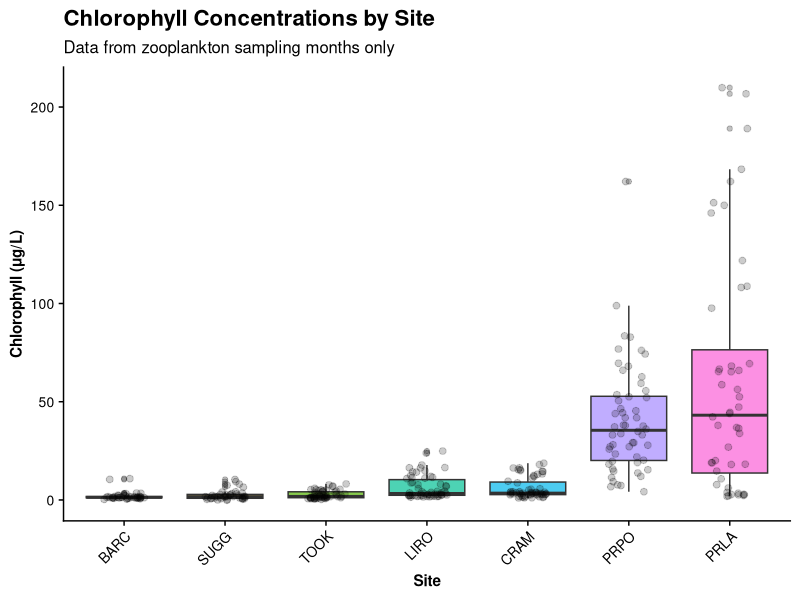
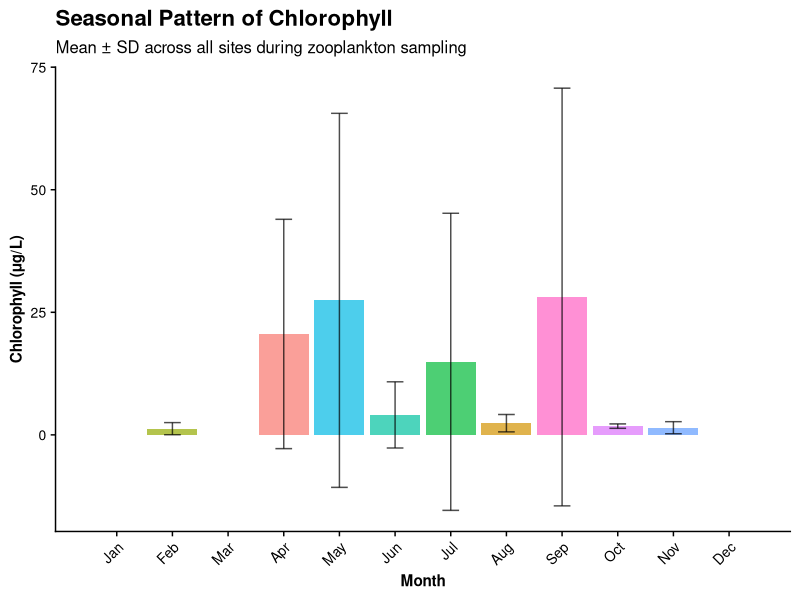
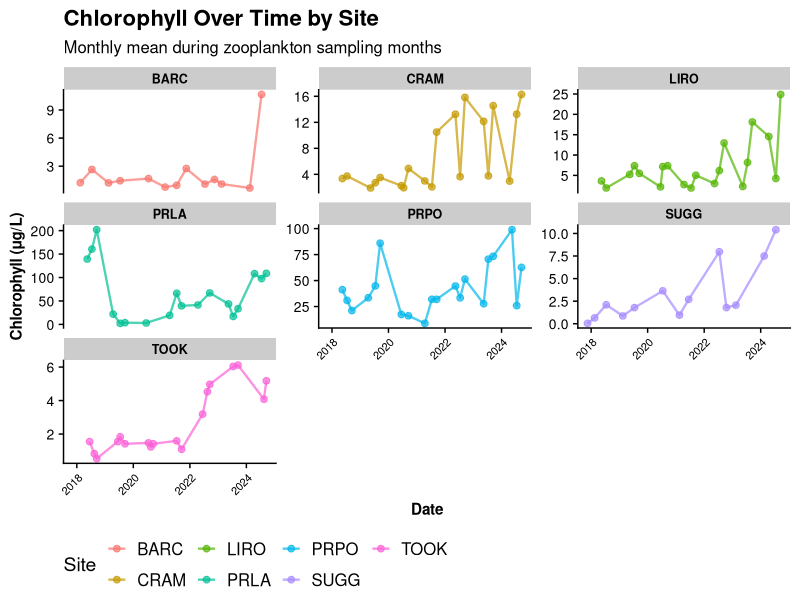
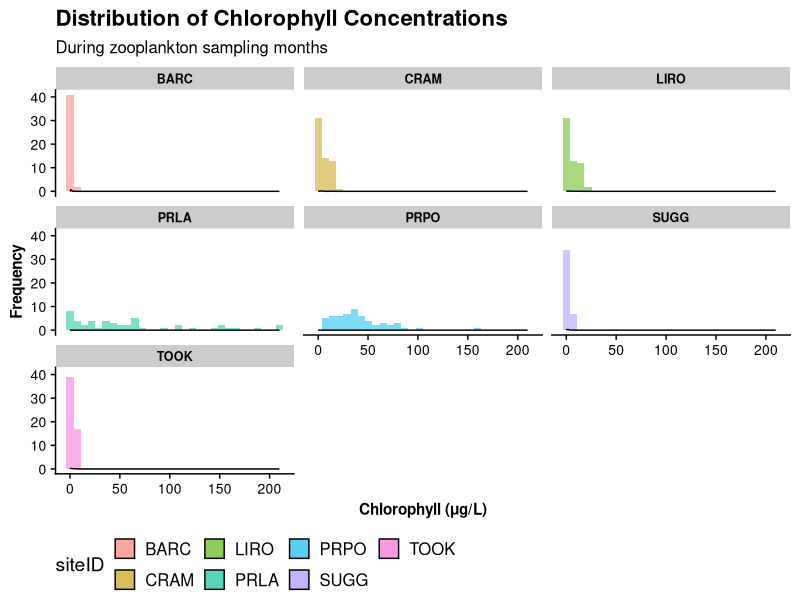

The R script that drew these images, in order: (Note: this script raises an error after producing the figures.)
# Phytoplankton Chlorophyll Analysis
# Purpose: Analyze chlorophyll concentrations during zooplankton sampling months
#          Compare chlorophyll patterns across sites and seasons
# Date: 2026-05-04
#
# INPUTS:
#   - data-raw/NEON_daily_summaries/NEON_phyto_chlorophyll.csv
#     (Raw chlorophyll measurements by sample)
#   - data-processed/zooplankton_body_size_summary_adults_2014_2026.csv
#     (Body size data with collection dates to identify sampling months)
#
# OUTPUTS:
#   - data-processed/chlorophyll_during_zooplankton_sampling.csv
#     (Chlorophyll data filtered to zooplankton sampling months)
#   - stats-tables/chlorophyll_summary_by_site_month.csv
#     (Monthly chlorophyll summaries by site)
#   - figures/chlorophyll_*.png (7 visualization figures)
#     * chlorophyll_by_site.png - Boxplot by site
#     * chlorophyll_seasonal_pattern.png - Mean by month
#     * chlorophyll_time_series_by_site.png - Temporal trends
#     * chlorophyll_distribution.png - Histogram by site
#     * chlorophyll_heatmap_site_month.png - Heatmap
#     * chlorophyll_vs_temperature_by_site.png - Scatter by site with loess
#     * chlorophyll_vs_temperature_all_sites.png - Combined scatter plot

library(tidyverse)
library(readr)
library(lubridate)
library(cowplot)

theme_set(theme_cowplot() +
  theme(
    axis.text = element_text(size = 10),
    axis.title = element_text(size = 11, face = "bold"),
    strip.text = element_text(size = 9, face = "bold"),
    legend.position = "bottom"
  ))

# Create output directories if needed
if (!dir.exists("figures")) {
  dir.create("figures", showWarnings = FALSE)
}
if (!dir.exists("stats-tables")) {
  dir.create("stats-tables", showWarnings = FALSE)
}

# ============================================================================
# Part 1: Load Data
# ============================================================================

cat("Loading chlorophyll data...\n\n")

chl_raw <- read_csv("data-raw/NEON_daily_summaries/NEON_phyto_chlorophyll.csv")

cat("Raw chlorophyll data:\n")
cat("  Records:", nrow(chl_raw), "\n")
cat("  Sites:", n_distinct(chl_raw$siteID), "\n")
cat("  Date range:", min(chl_raw$collectDate), "to", max(chl_raw$collectDate), "\n\n")

# Load zooplankton body size data to identify sampling months
cat("Loading zooplankton body size data (to identify sampling months)...\n\n")

zoo_body_size <- read_csv("data-processed/zooplankton_body_size_summary_adults_2014_2026.csv")

# Get the unique months when zooplankton are sampled (by site and month)
zoo_sampling_months <- zoo_body_size |>
  mutate(
    collectDate = as.Date(collectDate),
    year = year(collectDate),
    month = month(collectDate)
  ) |>
  select(siteID, year, month) |>
  distinct() |>
  arrange(siteID, year, month)

cat("Zooplankton sampling months identified:\n")
cat("  Site-month combinations:", nrow(zoo_sampling_months), "\n")
cat("  Unique sites:", n_distinct(zoo_sampling_months$siteID), "\n\n")

# ============================================================================
# Part 2: Filter Chlorophyll to Zooplankton Sampling Months
# ============================================================================

cat("Filtering chlorophyll data to zooplankton sampling months...\n\n")

chl_processed <- chl_raw |>
  mutate(
    collectDate = as.Date(collectDate),
    year = year(collectDate),
    month = month(collectDate)
  ) |>
  # Filter to zooplankton sites
  filter(siteID %in% c("BARC", "CRAM", "LIRO", "PRLA", "PRPO", "SUGG", "TOOK")) |>
  # Inner join to keep only chlorophyll data from months when zooplankton were sampled
  inner_join(
    zoo_sampling_months,
    by = c("siteID", "year", "month")
  ) |>
  select(siteID, year, month, collectDate, chlorophyllMicrogramsPerLiter)

cat("Chlorophyll data filtered to zooplankton sampling months:\n")
cat("  Records retained:", nrow(chl_processed), "\n")
cat("  Percent of original:", round(nrow(chl_processed) / nrow(chl_raw) * 100, 1), "%\n\n")

# ============================================================================
# Part 3: Summary Statistics
# ============================================================================

cat("Calculating chlorophyll summary statistics...\n\n")

# By site-month
chl_by_site_month <- chl_processed |>
  group_by(siteID, year, month) |>
  summarise(
    n_samples = n(),
    chl_mean = mean(chlorophyllMicrogramsPerLiter, na.rm = TRUE),
    chl_sd = sd(chlorophyllMicrogramsPerLiter, na.rm = TRUE),
    chl_min = min(chlorophyllMicrogramsPerLiter, na.rm = TRUE),
    chl_max = max(chlorophyllMicrogramsPerLiter, na.rm = TRUE),
    .groups = "drop"
  ) |>
  arrange(siteID, year, month)

cat("Chlorophyll summary by site-month:\n")
cat("  Unique site-month combinations:", nrow(chl_by_site_month), "\n\n")

# By site (overall)
chl_by_site <- chl_by_site_month |>
  group_by(siteID) |>
  summarise(
    n_sampling_events = n(),
    chl_mean_overall = mean(chl_mean, na.rm = TRUE),
    chl_sd_overall = sd(chl_mean, na.rm = TRUE),
    chl_min_overall = min(chl_min, na.rm = TRUE),
    chl_max_overall = max(chl_max, na.rm = TRUE),
    .groups = "drop"
  ) |>
  arrange(desc(chl_mean_overall))

cat("Chlorophyll summary by site:\n")
print(chl_by_site)
cat("\n")

# By month (across all sites)
chl_by_month <- chl_processed |>
  group_by(month) |>
  summarise(
    n_samples = n(),
    chl_mean = mean(chlorophyllMicrogramsPerLiter, na.rm = TRUE),
    chl_sd = sd(chlorophyllMicrogramsPerLiter, na.rm = TRUE),
    chl_min = min(chlorophyllMicrogramsPerLiter, na.rm = TRUE),
    chl_max = max(chlorophyllMicrogramsPerLiter, na.rm = TRUE),
    .groups = "drop"
  ) |>
  mutate(
    month_name = month.abb[month]
  ) |>
  arrange(month)

cat("Chlorophyll summary by month (across all sites):\n")
cat("  Mean:", round(mean(chl_processed$chlorophyllMicrogramsPerLiter, na.rm = TRUE), 2), "μg/L\n")
cat("  SD:", round(sd(chl_processed$chlorophyllMicrogramsPerLiter, na.rm = TRUE), 2), "μg/L\n")
cat("  Range:", round(min(chl_processed$chlorophyllMicrogramsPerLiter, na.rm = TRUE), 2), "-",
    round(max(chl_processed$chlorophyllMicrogramsPerLiter, na.rm = TRUE), 2), "μg/L\n\n")

# ============================================================================
# Part 3.5: Merge with Monthly Temperature Data
# ============================================================================

cat("Loading monthly temperature data and merging with chlorophyll...\n\n")

# Load monthly temperature summary
temp_monthly <- read_csv("data-processed/temperature_monthly_summary.csv")

cat("Monthly temperature data:\n")
cat("  Records:", nrow(temp_monthly), "\n")
cat("  Sites:", n_distinct(temp_monthly$siteID), "\n\n")

# Merge chlorophyll with temperature at monthly level
chl_temp_by_site_month <- chl_by_site_month |>
  left_join(
    temp_monthly |> select(siteID, year, month, temp_mean_monthly, temp_sd_monthly),
    by = c("siteID", "year", "month")
  )

cat("Merged chlorophyll-temperature data:\n")
cat("  Site-month combinations with both:", sum(!is.na(chl_temp_by_site_month$temp_mean_monthly) & !is.na(chl_temp_by_site_month$chl_mean)), "\n\n")

# ============================================================================
# Part 4: Save Processed Data
# ============================================================================

cat("Saving processed data...\n\n")

write_csv(chl_processed, "data-processed/chlorophyll_during_zooplankton_sampling.csv")
cat("✓ Saved: data-processed/chlorophyll_during_zooplankton_sampling.csv\n")

write_csv(chl_by_site_month, "stats-tables/chlorophyll_summary_by_site_month.csv")
cat("✓ Saved: stats-tables/chlorophyll_summary_by_site_month.csv\n\n")

# ============================================================================
# Part 5: Create Visualizations
# ============================================================================

cat("Creating visualizations...\n\n")

# Plot 1: Chlorophyll by site (boxplot)
p1_by_site <- chl_processed |>
  mutate(siteID = fct_reorder(siteID, chlorophyllMicrogramsPerLiter, .fun = median)) |>
  ggplot(aes(x = siteID, y = chlorophyllMicrogramsPerLiter, fill = siteID)) +
  geom_boxplot(alpha = 0.7, outlier.alpha = 0.3) +
  geom_jitter(width = 0.2, alpha = 0.2, size = 2) +
  labs(
    title = "Chlorophyll Concentrations by Site",
    subtitle = "Data from zooplankton sampling months only",
    x = "Site",
    y = "Chlorophyll (μg/L)"
  ) +
  theme(legend.position = "none", axis.text.x = element_text(angle = 45, hjust = 1))

ggsave("figures/chlorophyll_by_site.png", p1_by_site, width = 10, height = 7, dpi = 300)
cat("✓ Saved: figures/chlorophyll_by_site.png\n")

# Plot 2: Chlorophyll by month (seasonal pattern)
p2_by_month <- chl_by_month |>
  ggplot(aes(x = month, y = chl_mean, fill = month_name)) +
  geom_col(alpha = 0.7) +
  geom_errorbar(aes(ymin = chl_mean - chl_sd, ymax = chl_mean + chl_sd),
                width = 0.3, alpha = 0.7) +
  scale_x_continuous(
    breaks = 1:12,
    labels = month.abb,
    limits = c(0.5, 12.5)
  ) +
  labs(
    title = "Seasonal Pattern of Chlorophyll",
    subtitle = "Mean ± SD across all sites during zooplankton sampling",
    x = "Month",
    y = "Chlorophyll (μg/L)"
  ) +
  theme(legend.position = "none", axis.text.x = element_text(angle = 45, hjust = 1))

ggsave("figures/chlorophyll_seasonal_pattern.png", p2_by_month, width = 10, height = 7, dpi = 300)
cat("✓ Saved: figures/chlorophyll_seasonal_pattern.png\n")

# Plot 3: Chlorophyll over time (time series by site)
p3_time_series <- chl_by_site_month |>
  mutate(
    date = as.Date(paste(year, month, "15", sep = "-"))
  ) |>
  ggplot(aes(x = date, y = chl_mean, color = siteID, group = siteID)) +
  geom_line(size = 0.8, alpha = 0.7) +
  geom_point(size = 2, alpha = 0.7) +
  facet_wrap(~siteID, scales = "free_y", ncol = 3) +
  labs(
    title = "Chlorophyll Over Time by Site",
    subtitle = "Monthly mean during zooplankton sampling months",
    x = "Date",
    y = "Chlorophyll (μg/L)",
    color = "Site"
  ) +
  theme(
    legend.position = "bottom",
    axis.text.x = element_text(angle = 45, hjust = 1, size = 8)
  )

ggsave("figures/chlorophyll_time_series_by_site.png", p3_time_series, width = 14, height = 10, dpi = 300)
cat("✓ Saved: figures/chlorophyll_time_series_by_site.png\n")

# Plot 4: Chlorophyll distribution (histogram with density)
p4_distribution <- chl_processed |>
  ggplot(aes(x = chlorophyllMicrogramsPerLiter, fill = siteID)) +
  geom_histogram(alpha = 0.5, bins = 30) +
  geom_density(alpha = 0.3) +
  facet_wrap(~siteID, ncol = 3) +
  labs(
    title = "Distribution of Chlorophyll Concentrations",
    subtitle = "During zooplankton sampling months",
    x = "Chlorophyll (μg/L)",
    y = "Frequency"
  ) +
  theme(legend.position = "bottom")

ggsave("figures/chlorophyll_distribution.png", p4_distribution, width = 14, height = 10, dpi = 300)
cat("✓ Saved: figures/chlorophyll_distribution.png\n")

# Plot 5: Heatmap - chlorophyll by site and month
chl_heatmap_data <- chl_by_site_month |>
  mutate(month_name = month.abb[month]) |>
  pivot_wider(
    names_from = month_name,
    values_from = chl_mean,
    values_fill = NA
  ) |>
  column_to_rownames("siteID") |>
  as.matrix()

# Reorder months properly
month_order <- month.abb
chl_heatmap_data <- chl_heatmap_data[, colnames(chl_heatmap_data) %in% month_order]
chl_heatmap_data <- chl_heatmap_data[, match(colnames(chl_heatmap_data), month_order)]

p5_heatmap <- chl_by_site_month |>
  mutate(month_name = month.abb[month]) |>
  ggplot(aes(x = month_name, y = siteID, fill = chl_mean)) +
  geom_tile(color = "white", size = 1) +
  scale_fill_gradient(low = "white", high = "darkgreen", name = "Chlorophyll\n(μg/L)", na.value = "gray90") +
  scale_x_discrete(limits = month.abb) +
  labs(
    title = "Chlorophyll Heatmap: Site × Month",
    subtitle = "Mean chlorophyll during zooplankton sampling months",
    x = "Month",
    y = "Site"
  ) +
  theme(
    axis.text.x = element_text(angle = 45, hjust = 1),
    plot.title = element_text(hjust = 0.5)
  )

ggsave("figures/chlorophyll_heatmap_site_month.png", p5_heatmap, width = 12, height = 8, dpi = 300)
cat("✓ Saved: figures/chlorophyll_heatmap_site_month.png\n")

# Plot 6: Chlorophyll vs Temperature scatter plot by site
p6_chl_temp_scatter <- chl_temp_by_site_month |>
  filter(!is.na(temp_mean_monthly), !is.na(chl_mean)) |>
  ggplot(aes(x = temp_mean_monthly, y = chl_mean, color = siteID, size = n_samples)) +
  geom_point(alpha = 0.6) +
  geom_smooth(aes(color = siteID), method = "loess", se = TRUE, alpha = 0.2) +
  facet_wrap(~siteID, scales = "free", ncol = 3) +
  labs(
    title = "Chlorophyll vs Temperature by Site",
    subtitle = "Monthly data during zooplankton sampling months",
    x = "Temperature (°C)",
    y = "Chlorophyll (μg/L)",
    color = "Site",
    size = "Number of\nSamples"
  ) +
  theme(
    legend.position = "bottom",
    axis.text.x = element_text(angle = 45, hjust = 1, size = 8)
  )

ggsave("figures/chlorophyll_vs_temperature_by_site.png", p6_chl_temp_scatter, width = 14, height = 10, dpi = 300)
cat("✓ Saved: figures/chlorophyll_vs_temperature_by_site.png\n")

# Plot 7: Chlorophyll vs Temperature combined across all sites
p7_chl_temp_all <- chl_temp_by_site_month |>
  filter(!is.na(temp_mean_monthly), !is.na(chl_mean)) |>
  ggplot(aes(x = temp_mean_monthly, y = chl_mean, color = siteID)) +
  geom_point(alpha = 0.6, size = 3) +
  labs(
    title = "Chlorophyll vs Temperature Relationship",
    subtitle = "All sites combined, monthly data during zooplankton sampling months",
    x = "Temperature (°C)",
    y = "Chlorophyll (μg/L)",
    color = "Site",
    shape = "Site"
  ) +
  theme(
    legend.position = "right"
  )

ggsave("figures/chlorophyll_vs_temperature_all_sites.png", p7_chl_temp_all, width = 12, height = 7, dpi = 300)
cat("✓ Saved: figures/chlorophyll_vs_temperature_all_sites.png\n\n")

# ============================================================================
# Part 6: Summary Report
# ============================================================================

cat(paste(rep("=", 80), collapse = ""), "\n")
cat("CHLOROPHYLL ANALYSIS SUMMARY\n")
cat(paste(rep("=", 80), collapse = ""), "\n\n")

cat("DATA RETAINED:\n")
cat("  Original chlorophyll records:", nrow(chl_raw), "\n")
cat("  Filtered to zoo sampling months:", nrow(chl_processed), "\n")
cat("  Retention rate:", round(nrow(chl_processed) / nrow(chl_raw) * 100, 1), "%\n\n")

cat("OVERALL CHLOROPHYLL PATTERNS:\n")
cat("  Mean:", round(mean(chl_processed$chlorophyllMicrogramsPerLiter, na.rm = TRUE), 2), "μg/L\n")
cat("  Median:", round(median(chl_processed$chlorophyllMicrogramsPerLiter, na.rm = TRUE), 2), "μg/L\n")
cat("  SD:", round(sd(chl_processed$chlorophyllMicrogramsPerLiter, na.rm = TRUE), 2), "μg/L\n")
cat("  Range:", round(min(chl_processed$chlorophyllMicrogramsPerLiter, na.rm = TRUE), 2), "-",
    round(max(chl_processed$chlorophyllMicrogramsPerLiter, na.rm = TRUE), 2), "μg/L\n\n")

cat("BY SITE (ranked by mean chlorophyll):\n")
print(chl_by_site)
cat("\n")

cat("SEASONAL PATTERN:\n")
cat("  Highest chlorophyll month:", chl_by_month$month_name[which.max(chl_by_month$chl_mean)],
    "(", round(max(chl_by_month$chl_mean), 2), "μg/L )\n")
cat("  Lowest chlorophyll month:", chl_by_month$month_name[which.min(chl_by_month$chl_mean)],
    "(", round(min(chl_by_month$chl_mean), 2), "μg/L )\n\n")

# Interpretation
cat("INTERPRETATION:\n")
cat("  - Chlorophyll represents photosynthetic organisms (phytoplankton)\n")
cat("  - This is different from AFDM (ash-free dry mass of ALGAE ONLY)\n")
cat("  - Chlorophyll is a proxy for phytoplankton productivity\n")
cat("  - High chlorophyll = productive lake ecosystem\n")
cat("  - Temperature relationship: warmer temperatures typically support higher primary productivity\n")
cat("  - Site-specific temperature-chlorophyll relationships reflect local limnological conditions\n")
cat("  - Can compare with zooplankton body size responses\n\n")

cat(paste(rep("=", 80), collapse = ""), "\n")
cat("Analysis complete. Data and figures saved.\n")
cat(paste(rep("=", 80), collapse = ""), "\n\n")
